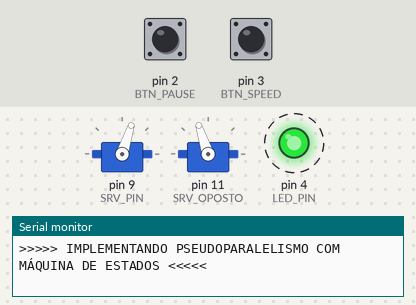
Bench run of a program on a simulated Arduino Uno, built with avr-gcc and run on an emulated ATmega328P. Shown: 2 × servo, output pins drawn as LEDs (lit = HIGH), the last lines printed to the serial monitor. Dashed ring = blinking. The test bench sets the inputs (shaded band); at power-on: pin 2 (BTN_PAUSE) HIGH, pin 3 (BTN_SPEED) HIGH.

Above: at 1.2 s.
1.3 s: pin 2 (BTN_PAUSE) pulled LOW for 0.15 s
At 2.28 s:
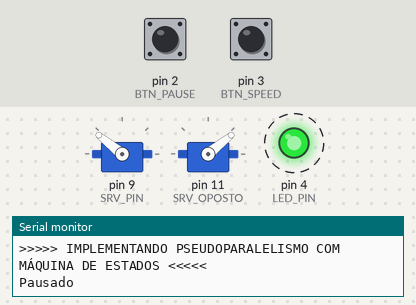
4.3 s: pin 3 (BTN_SPEED) pulled LOW for 0.15 s
At 5.32 s:
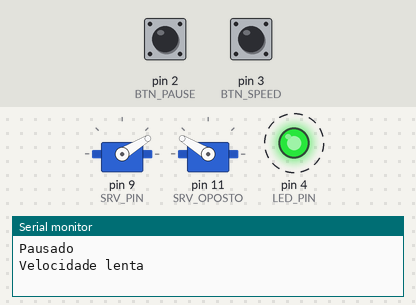
7.4 s: pin 2 (BTN_PAUSE) pulled LOW for 1 s
At 10.18 s:
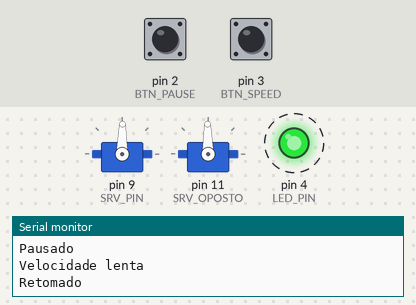
Timing chart, 0 to 28.8 s (numbered marks = the images above; inputs shaded):
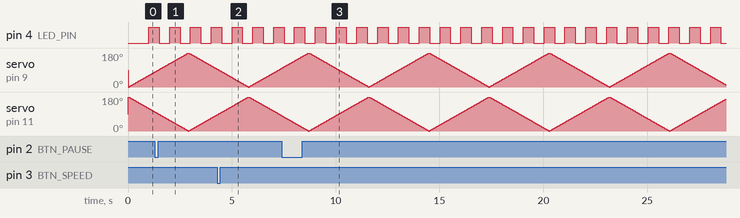

Measured:
- by itself, pin 4 (LED_PIN): alternates HIGH for 0.50 s and LOW for 0.50 s

The program:

main.cpp
```cpp
#include <Arduino.h>

#include <Servo.h> //Biblioteca que facilita o controle de servos

#define LED_PIN 4  //Pino de energização do LED
#define SRV_PIN 9  //Pino de comando do Servo
#define SRV_OPOSTO 11

#define LED_ST_ON 1   //Estado LED ligado
#define LED_ST_OFF 0  //Estado LED desligado
#define LED_INTERVAL 500 //Intervalo de tempo para estados do LED
#define SRV_MOV_INTERVAL 15 //Intervalo para movimentação do servo
#define SRV_ST_FW 1   //Estado SERVO movendo para frente (FORWARD)
#define SRV_ST_BK 0   //Estado SERVO movendo para trás (BACKWARD)

#define BTN_PAUSE 2
#define BTN_SPEED 3

#define LOW_SPEED 30
#define HIGH_SPEED 10
volatile bool PAUSED = false;
volatile int SPEED = LOW_SPEED;

Servo myservo;  // Cria um objeto servo (myservo) para comandar o servo
Servo myservo2;

uint8_t pos;    //Valor referente à posição do servo (0..180)

uint8_t currLEDState;  //Controla o estado atual do LED
unsigned long lastLEDStateTime; //Registra o momento de transição de estado do LED
uint8_t currSRVState; //Controla o estado atual do Servo indo para posição ou não
unsigned long lastSRVMovTime; //Registra o momento de inicio de movimento para ir para a posição

unsigned long currTime; //Variável para leitura do tempo atual


/**
 Controla o LED - Pisca-pisca.
 A lógica interna preza por evitar a retenção de processamento.
 **/

void pauseISR (){
  PAUSED = !PAUSED;
  if (PAUSED) {
    Serial.println("Pausado");
  } else {
    Serial.println("Retomado");
  }
}

void speedISR(){
  if (SPEED == LOW_SPEED) {
    Serial.println("Velocidade lenta");
  } else if (SPEED == HIGH_SPEED){
    Serial.println("Velocidade rápida");
  }

}

void blinking() {
  /* Verifica instante para possível transição de estado de controle do LED */
  if (currTime > (lastLEDStateTime + LED_INTERVAL) ) { //Se é momento de transitar estado para o LED...
    if (currLEDState == LED_ST_ON) {  //Se ON vai pra OFF
      digitalWrite(LED_PIN, LOW);     //Desenergiza o LED
      currLEDState = LED_ST_OFF;
    } else if (currLEDState == LED_ST_OFF) { //Senão, pergunta o contrário pra garantir e se OFF vai pra ON
      digitalWrite(LED_PIN, HIGH);    //Energiza o LED
      currLEDState = LED_ST_ON;
    } else {
      Serial.println("Estado de controle do LED inconsistente. Verifique a programação!");
    }
    lastLEDStateTime = currTime; //Atualiza instante da mudança de estado
  }
}


/**
Controla o Servo - Movimenta para frente e para trás.
 A lógica interna preza por evitar a retenção de processamento.
**/
void moving() {
  if (currTime > (lastSRVMovTime + SRV_MOV_INTERVAL)) { //Só comanda o servo se ele não estiver se movimentando
    myservo.write(pos);  // Posiciona o servo conforme o valor de 'pos'
    myservo2.write(180 - pos);
    lastSRVMovTime = currTime; //Atualiza instante do último comando do servo
    /* Atualiza 'pos' no ciclo corrente, conforme estado de movimento atual do servo (frente ou trás) */
    if (currSRVState == SRV_ST_FW) { //Se movimento à frente...
      if (pos < 180) { //Se ainda não atingiu o limite superior (180)
        pos = pos + 1; //Incrementa 'pos' - Uma das formas de incrementar variável na ling. C. O mesmo que  pos++; ou pos += 1;
      } else { //Se chegou no fim do curso à frente (FORWARD), transita para estado 'voltando' (BACKWARD)
        currSRVState = SRV_ST_BK;
      }
    } else if (currSRVState == SRV_ST_BK) { //Se movimento à trás...
      if (pos > 0) { //Se ainda não atingiu o limite inferior (0)
        pos--; //Decrementa 'pos' - O mesmo que pos = pos - 1 ou pos-- na ling. C
      } else { //Se chegou no fim do curso à trás (BACKWARD), transita para estado 'avançando' (FORWARD)
        currSRVState = SRV_ST_FW;
      }
    } else {
      Serial.println("Estado de controle do Servo inconsistente. Verifique a programação!");
    }
  }
}


void setup()
{
  pinMode(LED_PIN, OUTPUT);
  myservo.attach(SRV_PIN);  //Conecta ao servo para controlá-lo.
  myservo2.attach (SRV_OPOSTO);
  currLEDState = LED_ST_ON; //Estado inicial para o LED
  currSRVState = SRV_ST_FW; //Estado inicial para o SRV
  lastLEDStateTime = 0; //Momento de transição do estado atual do LED
  lastSRVMovTime = 0; //Momento de início de movimento do servo
  pos = 0;
  Serial.begin(115200);
  pinMode (BTN_PAUSE, INPUT_PULLUP);
  attachInterrupt(digitalPinToInterrupt(BTN_PAUSE), pauseISR, RISING);
  pinMode (BTN_SPEED, INPUT_PULLUP);
  attachInterrupt(digitalPinToInterrupt(BTN_SPEED), speedISR, RISING);
  Serial.println(">>>>> IMPLEMENTANDO PSEUDOPARALELISMO COM MÁQUINA DE ESTADOS <<<<<");
}


void loop() {
  currTime = millis(); //Obtem instante atual
  blinking(); //Chama a função que controla o LED
  moving(); //Chama a função que controla o Servo
} 
```
